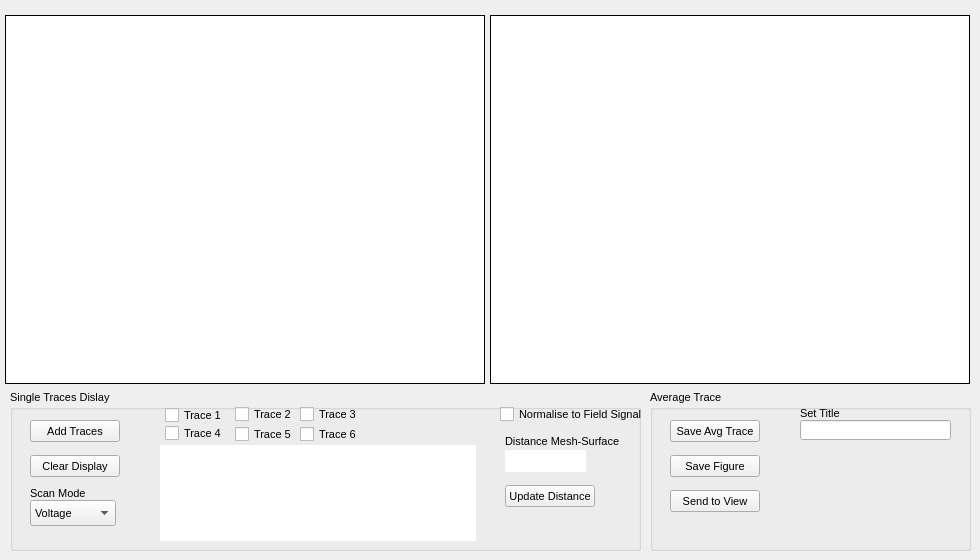
   <widget class="QWidget" name="Averaging">
    <attribute name="title">
     <string>Averaging</string>
    </attribute>
    <widget class="MatplotlibWidgetSingleTraces" name="SingleTracesGraph">
     <property name="geometry">
      <rect>
       <x>5</x>
       <y>15</y>
       <width>480</width>
       <height>369</height>
      </rect>
     </property>
     <property name="sizePolicy">
      <sizepolicy hsizetype="Expanding" vsizetype="Expanding">
       <horstretch>4</horstretch>
       <verstretch>3</verstretch>
      </sizepolicy>
     </property>
     <property name="frameShape">
      <enum>QFrame::Box</enum>
     </property>
     <property name="frameShadow">
      <enum>QFrame::Plain</enum>
     </property>
     <property name="lineWidth">
      <number>1</number>
     </property>
    </widget>
    <widget class="MatplotlibWidgetAvgTrace" name="AvgTraceGraph">
     <property name="geometry">
      <rect>
       <x>490</x>
       <y>15</y>
       <width>480</width>
       <height>369</height>
      </rect>
     </property>
     <property name="sizePolicy">
      <sizepolicy hsizetype="Expanding" vsizetype="Expanding">
       <horstretch>4</horstretch>
       <verstretch>3</verstretch>
      </sizepolicy>
     </property>
     <property name="frameShape">
      <enum>QFrame::Box</enum>
     </property>
     <property name="frameShadow">
      <enum>QFrame::Plain</enum>
     </property>
    </widget>
    <widget class="QGroupBox" name="groupBox_singleTraces">
     <property name="geometry">
      <rect>
       <x>10</x>
       <y>390</y>
       <width>631</width>
       <height>161</height>
      </rect>
     </property>
     <property name="sizePolicy">
      <sizepolicy hsizetype="Ignored" vsizetype="Ignored">
       <horstretch>0</horstretch>
       <verstretch>0</verstretch>
      </sizepolicy>
     </property>
     <property name="font">
      <font>
       <family>Tahoma</family>
       <pointsize>8</pointsize>
       <weight>50</weight>
       <bold>false</bold>
      </font>
     </property>
     <property name="title">
      <string>Single Traces Dislay</string>
     </property>
     <property name="flat">
      <bool>false</bool>
     </property>
     <widget class="QPushButton" name="btn_addSingleTraces">
      <property name="geometry">
       <rect>
        <x>20</x>
        <y>30</y>
        <width>90</width>
        <height>22</height>
       </rect>
      </property>
      <property name="sizePolicy">
       <sizepolicy hsizetype="Fixed" vsizetype="Fixed">
        <horstretch>0</horstretch>
        <verstretch>0</verstretch>
       </sizepolicy>
      </property>
      <property name="minimumSize">
       <size>
        <width>90</width>
        <height>22</height>
       </size>
      </property>
      <property name="font">
       <font>
        <weight>50</weight>
        <bold>false</bold>
       </font>
      </property>
      <property name="text">
       <string>Add Traces</string>
      </property>
     </widget>
     <widget class="QPushButton" name="btn_clearSingleTraces">
      <property name="geometry">
       <rect>
        <x>20</x>
        <y>65</y>
        <width>90</width>
        <height>22</height>
       </rect>
      </property>
      <property name="sizePolicy">
       <sizepolicy hsizetype="Fixed" vsizetype="Fixed">
        <horstretch>0</horstretch>
        <verstretch>0</verstretch>
       </sizepolicy>
      </property>
      <property name="minimumSize">
       <size>
        <width>90</width>
        <height>22</height>
       </size>
      </property>
      <property name="font">
       <font>
        <weight>50</weight>
        <bold>false</bold>
       </font>
      </property>
      <property name="text">
       <string>Clear Display</string>
      </property>
     </widget>
     <widget class="QComboBox" name="scanModeSelect">
      <property name="geometry">
       <rect>
        <x>20</x>
        <y>110</y>
        <width>86</width>
        <height>26</height>
       </rect>
      </property>
      <property name="sizePolicy">
       <sizepolicy hsizetype="Fixed" vsizetype="Fixed">
        <horstretch>0</horstretch>
        <verstretch>0</verstretch>
       </sizepolicy>
      </property>
      <property name="font">
       <font>
        <weight>50</weight>
        <bold>false</bold>
       </font>
      </property>
      <item>
       <property name="text">
        <string>Voltage</string>
       </property>
      </item>
      <item>
       <property name="text">
        <string>Wavelength</string>
       </property>
      </item>
      <item>
       <property name="text">
        <string>Delay</string>
       </property>
      </item>
     </widget>
     <widget class="QLabel" name="label_34">
      <property name="geometry">
       <rect>
        <x>20</x>
        <y>95</y>
        <width>101</width>
        <height>16</height>
       </rect>
      </property>
      <property name="font">
       <font>
        <weight>50</weight>
        <bold>false</bold>
       </font>
      </property>
      <property name="text">
       <string>Scan Mode</string>
      </property>
      <property name="alignment">
       <set>Qt::AlignLeading|Qt::AlignLeft|Qt::AlignVCenter</set>
      </property>
     </widget>
     <widget class="QCheckBox" name="chk_dispSingleTrace1">
      <property name="geometry">
       <rect>
        <x>155</x>
        <y>16</y>
        <width>60</width>
        <height>18</height>
       </rect>
      </property>
      <property name="font">
       <font>
        <pointsize>8</pointsize>
        <weight>50</weight>
        <bold>false</bold>
       </font>
      </property>
      <property name="text">
       <string>Trace 1</string>
      </property>
     </widget>
     <widget class="QCheckBox" name="chk_dispSingleTrace2">
      <property name="geometry">
       <rect>
        <x>225</x>
        <y>15</y>
        <width>60</width>
        <height>18</height>
       </rect>
      </property>
      <property name="font">
       <font>
        <pointsize>8</pointsize>
        <weight>50</weight>
        <bold>false</bold>
       </font>
      </property>
      <property name="text">
       <string>Trace 2</string>
      </property>
     </widget>
     <widget class="QCheckBox" name="chk_dispSingleTrace3">
      <property name="geometry">
       <rect>
        <x>290</x>
        <y>15</y>
        <width>60</width>
        <height>18</height>
       </rect>
      </property>
      <property name="font">
       <font>
        <pointsize>8</pointsize>
        <weight>50</weight>
        <bold>false</bold>
       </font>
      </property>
      <property name="text">
       <string>Trace 3</string>
      </property>
     </widget>
     <widget class="QCheckBox" name="chk_dispSingleTrace4">
      <property name="geometry">
       <rect>
        <x>155</x>
        <y>35</y>
        <width>60</width>
        <height>16</height>
       </rect>
      </property>
      <property name="font">
       <font>
        <pointsize>8</pointsize>
        <weight>50</weight>
        <bold>false</bold>
       </font>
      </property>
      <property name="text">
       <string>Trace 4</string>
      </property>
     </widget>
     <widget class="QCheckBox" name="chk_dispSingleTrace5">
      <property name="geometry">
       <rect>
        <x>225</x>
        <y>35</y>
        <width>60</width>
        <height>18</height>
       </rect>
      </property>
      <property name="font">
       <font>
        <pointsize>8</pointsize>
        <weight>50</weight>
        <bold>false</bold>
       </font>
      </property>
      <property name="text">
       <string>Trace 5</string>
      </property>
     </widget>
     <widget class="QCheckBox" name="chk_dispSingleTrace6">
      <property name="geometry">
       <rect>
        <x>290</x>
        <y>35</y>
        <width>60</width>
        <height>18</height>
       </rect>
      </property>
      <property name="font">
       <font>
        <pointsize>8</pointsize>
        <weight>50</weight>
        <bold>false</bold>
       </font>
      </property>
      <property name="text">
       <string>Trace 6</string>
      </property>
     </widget>
     <widget class="QTextBrowser" name="out_inpTraces">
      <property name="geometry">
       <rect>
        <x>150</x>
        <y>55</y>
        <width>316</width>
        <height>96</height>
       </rect>
      </property>
      <property name="sizePolicy">
       <sizepolicy hsizetype="Fixed" vsizetype="Fixed">
        <horstretch>0</horstretch>
        <verstretch>0</verstretch>
       </sizepolicy>
      </property>
      <property name="minimumSize">
       <size>
        <width>40</width>
        <height>22</height>
       </size>
      </property>
      <property name="font">
       <font>
        <weight>50</weight>
        <bold>false</bold>
       </font>
      </property>
      <property name="acceptDrops">
       <bool>false</bool>
      </property>
      <property name="frameShape">
       <enum>QFrame::NoFrame</enum>
      </property>
      <property name="frameShadow">
       <enum>QFrame::Plain</enum>
      </property>
      <property name="html">
       <string>&lt;!DOCTYPE HTML PUBLIC &quot;-//W3C//DTD HTML 4.0//EN&quot; &quot;http://www.w3.org/TR/REC-html40/strict.dtd&quot;&gt;
&lt;html&gt;&lt;head&gt;&lt;meta name=&quot;qrichtext&quot; content=&quot;1&quot; /&gt;&lt;style type=&quot;text/css&quot;&gt;
p, li { white-space: pre-wrap; }
&lt;/style&gt;&lt;/head&gt;&lt;body style=&quot; font-family:'Tahoma'; font-size:8pt; font-weight:400; font-style:normal;&quot;&gt;
&lt;p style=&quot;-qt-paragraph-type:empty; margin-top:0px; margin-bottom:0px; margin-left:0px; margin-right:0px; -qt-block-indent:0; text-indent:0px;&quot;&gt;&lt;br /&gt;&lt;/p&gt;&lt;/body&gt;&lt;/html&gt;</string>
      </property>
     </widget>
     <widget class="QCheckBox" name="chk_dispSingleTracesNormalise">
      <property name="geometry">
       <rect>
        <x>490</x>
        <y>15</y>
        <width>151</width>
        <height>18</height>
       </rect>
      </property>
      <property name="font">
       <font>
        <pointsize>8</pointsize>
        <weight>50</weight>
        <bold>false</bold>
       </font>
      </property>
      <property name="text">
       <string>Normalise to Field Signal</string>
      </property>
     </widget>
     <widget class="QTextBrowser" name="out_fieldDist">
      <property name="geometry">
       <rect>
        <x>495</x>
        <y>60</y>
        <width>81</width>
        <height>22</height>
       </rect>
      </property>
      <property name="sizePolicy">
       <sizepolicy hsizetype="Fixed" vsizetype="Fixed">
        <horstretch>0</horstretch>
        <verstretch>0</verstretch>
       </sizepolicy>
      </property>
      <property name="minimumSize">
       <size>
        <width>40</width>
        <height>22</height>
       </size>
      </property>
      <property name="font">
       <font>
        <weight>50</weight>
        <bold>false</bold>
       </font>
      </property>
      <property name="acceptDrops">
       <bool>false</bool>
      </property>
      <property name="frameShape">
       <enum>QFrame::NoFrame</enum>
      </property>
      <property name="frameShadow">
       <enum>QFrame::Plain</enum>
      </property>
      <property name="html">
       <string>&lt;!DOCTYPE HTML PUBLIC &quot;-//W3C//DTD HTML 4.0//EN&quot; &quot;http://www.w3.org/TR/REC-html40/strict.dtd&quot;&gt;
&lt;html&gt;&lt;head&gt;&lt;meta name=&quot;qrichtext&quot; content=&quot;1&quot; /&gt;&lt;style type=&quot;text/css&quot;&gt;
p, li { white-space: pre-wrap; }
&lt;/style&gt;&lt;/head&gt;&lt;body style=&quot; font-family:'Tahoma'; font-size:8pt; font-weight:400; font-style:normal;&quot;&gt;
&lt;p style=&quot;-qt-paragraph-type:empty; margin-top:0px; margin-bottom:0px; margin-left:0px; margin-right:0px; -qt-block-indent:0; text-indent:0px;&quot;&gt;&lt;br /&gt;&lt;/p&gt;&lt;/body&gt;&lt;/html&gt;</string>
      </property>
     </widget>
     <widget class="QLabel" name="label_4">
      <property name="geometry">
       <rect>
        <x>495</x>
        <y>45</y>
        <width>131</width>
        <height>13</height>
       </rect>
      </property>
      <property name="text">
       <string>Distance Mesh-Surface</string>
      </property>
     </widget>
     <widget class="QPushButton" name="btn_updateDistance">
      <property name="geometry">
       <rect>
        <x>495</x>
        <y>95</y>
        <width>90</width>
        <height>22</height>
       </rect>
      </property>
      <property name="sizePolicy">
       <sizepolicy hsizetype="Fixed" vsizetype="Fixed">
        <horstretch>0</horstretch>
        <verstretch>0</verstretch>
       </sizepolicy>
      </property>
      <property name="minimumSize">
       <size>
        <width>90</width>
        <height>22</height>
       </size>
      </property>
      <property name="font">
       <font>
        <weight>50</weight>
        <bold>false</bold>
       </font>
      </property>
      <property name="text">
       <string>Update Distance</string>
      </property>
     </widget>
    </widget>
    <widget class="QGroupBox" name="groupBox_singleTraces_2">
     <property name="geometry">
      <rect>
       <x>650</x>
       <y>390</y>
       <width>321</width>
       <height>161</height>
      </rect>
     </property>
     <property name="sizePolicy">
      <sizepolicy hsizetype="Ignored" vsizetype="Ignored">
       <horstretch>0</horstretch>
       <verstretch>0</verstretch>
      </sizepolicy>
     </property>
     <property name="font">
      <font>
       <family>Tahoma</family>
       <pointsize>8</pointsize>
       <weight>50</weight>
       <bold>false</bold>
      </font>
     </property>
     <property name="title">
      <string>Average Trace</string>
     </property>
     <property name="flat">
      <bool>false</bool>
     </property>
     <widget class="QPushButton" name="btn_avgTraceSend">
      <property name="geometry">
       <rect>
        <x>20</x>
        <y>100</y>
        <width>90</width>
        <height>22</height>
       </rect>
      </property>
      <property name="sizePolicy">
       <sizepolicy hsizetype="Fixed" vsizetype="Fixed">
        <horstretch>0</horstretch>
        <verstretch>0</verstretch>
       </sizepolicy>
      </property>
      <property name="minimumSize">
       <size>
        <width>90</width>
        <height>22</height>
       </size>
      </property>
      <property name="font">
       <font>
        <weight>50</weight>
        <bold>false</bold>
       </font>
      </property>
      <property name="text">
       <string>Send to View</string>
      </property>
     </widget>
     <widget class="QPushButton" name="btn_avgTraceSave">
      <property name="geometry">
       <rect>
        <x>20</x>
        <y>30</y>
        <width>90</width>
        <height>22</height>
       </rect>
      </property>
      <property name="sizePolicy">
       <sizepolicy hsizetype="Fixed" vsizetype="Fixed">
        <horstretch>0</horstretch>
        <verstretch>0</verstretch>
       </sizepolicy>
      </property>
      <property name="minimumSize">
       <size>
        <width>90</width>
        <height>22</height>
       </size>
      </property>
      <property name="font">
       <font>
        <weight>50</weight>
        <bold>false</bold>
       </font>
      </property>
      <property name="text">
       <string>Save Avg Trace</string>
      </property>
     </widget>
     <widget class="QPushButton" name="btn_avgTraceSaveFig">
      <property name="geometry">
       <rect>
        <x>20</x>
        <y>65</y>
        <width>90</width>
        <height>22</height>
       </rect>
      </property>
      <property name="sizePolicy">
       <sizepolicy hsizetype="Fixed" vsizetype="Fixed">
        <horstretch>0</horstretch>
        <verstretch>0</verstretch>
       </sizepolicy>
      </property>
      <property name="minimumSize">
       <size>
        <width>90</width>
        <height>22</height>
       </size>
      </property>
      <property name="font">
       <font>
        <weight>50</weight>
        <bold>false</bold>
       </font>
      </property>
      <property name="text">
       <string>Save Figure</string>
      </property>
     </widget>
     <widget class="QLineEdit" name="inp_avgTraceSetTitle">
      <property name="geometry">
       <rect>
        <x>150</x>
        <y>30</y>
        <width>151</width>
        <height>20</height>
       </rect>
      </property>
     </widget>
     <widget class="QLabel" name="label_47">
      <property name="geometry">
       <rect>
        <x>150</x>
        <y>15</y>
        <width>101</width>
        <height>16</height>
       </rect>
      </property>
      <property name="font">
       <font>
        <weight>50</weight>
        <bold>false</bold>
       </font>
      </property>
      <property name="text">
       <string>Set Title</string>
      </property>
      <property name="alignment">
       <set>Qt::AlignLeading|Qt::AlignLeft|Qt::AlignVCenter</set>
      </property>
     </widget>
    </widget>
   </widget>
